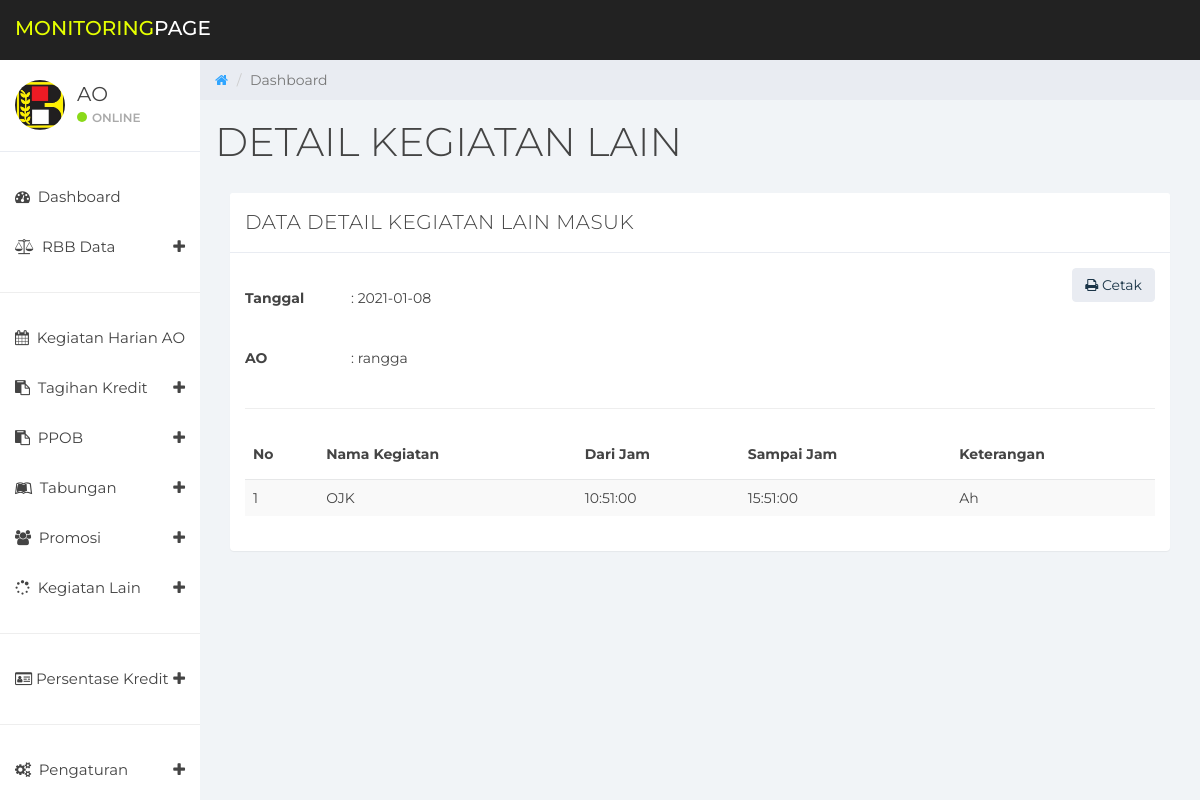
The page /admin/index.php?page=detail_kegiatanlain&act=det&id_keg=KG474938 (signed in) on the database its author committed.
### tables this page shows
CREATE TABLE `kegiatan_lain` (
  `kode` varchar(100) NOT NULL,
  `nama_keg` varchar(100) NOT NULL,
  `f_jam` time NOT NULL,
  `to_jam` time NOT NULL,
  `keterangan` varchar(100) NOT NULL,
  `ao` varchar(100) NOT NULL,
  `tgl` date NOT NULL,
  `id_keg` varchar(100) NOT NULL
);

CREATE TABLE `kegiatan_awal` (
  `kode` varchar(100) NOT NULL,
  `nama_kegiatan` varchar(100) NOT NULL,
  `nama_ao` varchar(255) NOT NULL,
  `target_noa` int(11) NOT NULL,
  `target_nom` int(11) NOT NULL,
  `target_pro` int(11) NOT NULL,
  `tanggal` date NOT NULL
);

### models/m_kegiatanlain.php (called while the page is built, shortened)
<?php
class KL {
	private $mysqli;
	function __construct($conn) {
		$this->mysqli = $conn;
	}
	public function detail_full_tampil($id_keg) {
		$db = $this->mysqli->conn;
		$sql = "SELECT * FROM kegiatan_lain INNER JOIN kegiatan_awal ON kegiatan_lain.id_keg=kegiatan_awal.kode WHERE id_keg='$id_keg'";
		$query = $db->query($sql) or die ($db->error);
		return $query;
	}
}
?>

### views/kegiatanlain/detail_kegiatanlain.php (the view, shortened to what this page needs)
<div class="col-sm-9 col-sm-offset-3 col-lg-10 col-lg-offset-2 main">
<?php
include "../models/m_kegiatanlain.php";
$keg = new KL($connection);
if(@$_GET['act'] == 'det') {
?>
		<div class="row">
			<ol class="breadcrumb">
				<li><a href="#">
					<em class="fa fa-home"></em>
				</a></li>
				<li class="active">Dashboard</li>
			</ol>
		</div>
    	<div class="row">
			<div class="col-lg-12">
				<h1 class="page-header">DETAIL KEGIATAN LAIN</h1>
			</div>
		</div>
			<div class="col-md-12">
				<div class="panel panel-default">
					<div class="panel-heading">DATA DETAIL KEGIATAN LAIN MASUK</div>
					<div class="panel-body">
						<div class="table-responsive">
                        <?php
							$tampil = $keg->detail_full_tampil($_GET['id_keg']);
							$result = mysqli_fetch_object($tampil);
							echo "<a href='../report/cetak_kegiatanlain.php?id_keg=$result->id_keg'><button class='btn btn-default btn-md' style='float:right'><i class='fa fa-print'></i> Cetak</button></a>";
							echo "<table width=250 height=120>
							<tr>
								<th> Tanggal </th>
								<td>: $result->tanggal </td>
							</tr>
							<tr>
								<th> AO </th>
								<td>: $result->nama_ao </td>
							</tr>
							</table>";
							echo '<hr/>';
						?>
							<table class= "table table-hover table-striped" id="datatables">
								<thead>
									<tr>
										<th>No</th>
										<th>Nama Kegiatan</th>
										<th>Dari Jam</th>
										<th>Sampai Jam</th>
										<th>Keterangan</th>
									</tr>
								</thead>
								<tbody>
								<?php
									$no=1;
									$tampil = $keg->detail_full_tampil($_GET['id_keg']);
									while($data = $tampil->fetch_object()) {
								?>
								<tr>
									<td><?php echo $no++;?></td>
									<td><?php echo $data->nama_keg ?></td>
									<td><?php echo $data->f_jam ?></td>
									<td><?php echo $data->to_jam ?></td></td>
									<td><?php echo $data->keterangan ?></td></td>
								</tr>
								<?php
								} ?>
								</table>
						</div>
					</div>
				</div>
			</div>
	  <?php
} else if(@$_GET['act'] == 'del') {
	$intel->hapus($_GET['id']);
	header("location: ?page=kegiatan_awal");
}
?>

### assets/css/styles.css (style rules this page uses)
body { background: #f1f4f7; padding-top: 60px; font-size: 14px; color: #444444; font-family: "Montserrat", "Helvetica Neue", Helvetica, Arial, sans-serif; }
a, a:hover, a:focus { color: #30a5ff; }
h1, h2, h3, h4, h5, h6 { color: #444444; }
h1 { font-weight: 300; font-size: 40px; }
.btn-default, .btn-default:hover, .btn-default:focus, .btn-default:active, .btn-default.active, .open > .dropdown-toggle.btn-default, .btn-default.disabled, .btn-default[disabled], fieldset[disabled] .btn-default, .btn-default.disabled:hover, .btn-default[disabled]:hover, fieldset[disabled] .btn-default:hover, .btn-default.disabled:focus, .btn-default[disabled]:focus, fieldset[disabled] .btn-default:focus, .btn-default.disabled:active, .btn-default[disabled]:active, fieldset[disabled] .btn-default:active, .btn-default.disabled.active, .btn-default[disabled].active, fieldset[disabled] .btn-default.active { background-color: #e9ecf2; border-color: #e9ecf2; color: #1b3548; }
.panel { border: 0; }
.panel-heading { font-size: 20px; font-weight: 300; letter-spacing: 0.025em; height: 60px; line-height: 38px; }
.panel-default .panel-heading { background: #fff; border-bottom: 1px solid #e9ecf2; color: #444444; }
.breadcrumb { border-radius: 0; padding: 10px 15px 10px 15px; background: #e9ecf2; margin: 0; }
h1.page-header { margin-top: 20px; border-bottom: 0; }
.table { background: #fff; }
.table > thead > tr > th { border-bottom: 1px solid #e6e7e8; vertical-align: middle; height: 50px; }

### rows shown on the page
kegiatan_lain: id_keg.tanggal "2021-01-08", id_keg.nama_ao "rangga", nama_keg "OJK", f_jam "10:51:00", to_jam "15:51:00", keterangan "Ah"

### other values the page prints
$_SESSION['level'] "AO"
